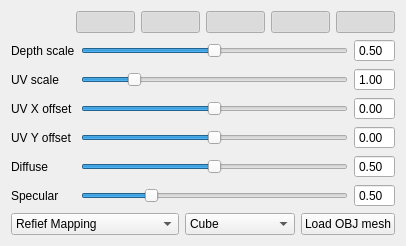
       <widget class="QWidget" name="widget3DSettings" native="true">
        <property name="sizePolicy">
         <sizepolicy hsizetype="Minimum" vsizetype="Minimum">
          <horstretch>0</horstretch>
          <verstretch>0</verstretch>
         </sizepolicy>
        </property>
        <property name="minimumSize">
         <size>
          <width>0</width>
          <height>0</height>
         </size>
        </property>
        <property name="maximumSize">
         <size>
          <width>11000</width>
          <height>230</height>
         </size>
        </property>
        <layout class="QVBoxLayout" name="verticalLayout_17">
         <item>
          <layout class="QGridLayout" name="gridLayout_8">
           <item row="1" column="8">
            <widget class="QPushButton" name="pushButtonToggleOcclusion">
             <property name="statusTip">
              <string>Toggle occlusion</string>
             </property>
             <property name="text">
              <string/>
             </property>
             <property name="icon">
              <iconset resource="content.qrc">
               <normaloff>:/content/occlusion.png</normaloff>:/content/occlusion.png</iconset>
             </property>
             <property name="iconSize">
              <size>
               <width>32</width>
               <height>26</height>
              </size>
             </property>
             <property name="checkable">
              <bool>true</bool>
             </property>
             <property name="checked">
              <bool>true</bool>
             </property>
             <property name="flat">
              <bool>true</bool>
             </property>
            </widget>
           </item>
           <item row="1" column="0">
            <widget class="QPushButton" name="pushButtonReplotAll">
             <property name="toolTip">
              <string>Replot all</string>
             </property>
             <property name="statusTip">
              <string>Replot all images</string>
             </property>
             <property name="icon">
              <iconset resource="content.qrc">
               <normaloff>:/content/replot.png</normaloff>:/content/replot.png</iconset>
             </property>
             <property name="iconSize">
              <size>
               <width>32</width>
               <height>26</height>
              </size>
             </property>
             <property name="flat">
              <bool>true</bool>
             </property>
            </widget>
           </item>
           <item row="1" column="4">
            <widget class="QPushButton" name="pushButtonToggleHeight">
             <property name="statusTip">
              <string>Toggle height</string>
             </property>
             <property name="text">
              <string/>
             </property>
             <property name="icon">
              <iconset resource="content.qrc">
               <normaloff>:/content/height.png</normaloff>:/content/height.png</iconset>
             </property>
             <property name="iconSize">
              <size>
               <width>32</width>
               <height>26</height>
              </size>
             </property>
             <property name="checkable">
              <bool>true</bool>
             </property>
             <property name="checked">
              <bool>true</bool>
             </property>
             <property name="flat">
              <bool>true</bool>
             </property>
            </widget>
           </item>
           <item row="1" column="1">
            <widget class="QPushButton" name="pushButtonToggleDiffuse">
             <property name="statusTip">
              <string>Toggle diffuse</string>
             </property>
             <property name="text">
              <string/>
             </property>
             <property name="icon">
              <iconset resource="content.qrc">
               <normaloff>:/content/diffuse.png</normaloff>:/content/diffuse.png</iconset>
             </property>
             <property name="iconSize">
              <size>
               <width>32</width>
               <height>26</height>
              </size>
             </property>
             <property name="checkable">
              <bool>true</bool>
             </property>
             <property name="checked">
              <bool>true</bool>
             </property>
             <property name="flat">
              <bool>true</bool>
             </property>
            </widget>
           </item>
           <item row="1" column="2">
            <widget class="QPushButton" name="pushButtonToggleNormal">
             <property name="statusTip">
              <string>Toggle normal</string>
             </property>
             <property name="text">
              <string/>
             </property>
             <property name="icon">
              <iconset resource="content.qrc">
               <normaloff>:/content/normal.png</normaloff>:/content/normal.png</iconset>
             </property>
             <property name="iconSize">
              <size>
               <width>32</width>
               <height>26</height>
              </size>
             </property>
             <property name="checkable">
              <bool>true</bool>
             </property>
             <property name="checked">
              <bool>true</bool>
             </property>
             <property name="flat">
              <bool>true</bool>
             </property>
            </widget>
           </item>
           <item row="1" column="3">
            <widget class="QPushButton" name="pushButtonToggleSpecular">
             <property name="statusTip">
              <string>Toggle specular</string>
             </property>
             <property name="text">
              <string/>
             </property>
             <property name="icon">
              <iconset resource="content.qrc">
               <normaloff>:/content/specular.png</normaloff>:/content/specular.png</iconset>
             </property>
             <property name="iconSize">
              <size>
               <width>32</width>
               <height>26</height>
              </size>
             </property>
             <property name="checkable">
              <bool>true</bool>
             </property>
             <property name="checked">
              <bool>true</bool>
             </property>
             <property name="flat">
              <bool>true</bool>
             </property>
            </widget>
           </item>
          </layout>
         </item>
         <item>
          <layout class="QGridLayout" name="gridLayout">
           <property name="sizeConstraint">
            <enum>QLayout::SetMinimumSize</enum>
           </property>
           <item row="3" column="0">
            <widget class="QLabel" name="label_3">
             <property name="text">
              <string>UV X offset</string>
             </property>
            </widget>
           </item>
           <item row="3" column="2">
            <widget class="QDoubleSpinBox" name="doubleSpinBoxUVXOffset">
             <property name="readOnly">
              <bool>true</bool>
             </property>
             <property name="buttonSymbols">
              <enum>QAbstractSpinBox::NoButtons</enum>
             </property>
             <property name="minimum">
              <double>-5.000000000000000</double>
             </property>
             <property name="maximum">
              <double>5.000000000000000</double>
             </property>
             <property name="singleStep">
              <double>0.010000000000000</double>
             </property>
             <property name="value">
              <double>0.000000000000000</double>
             </property>
            </widget>
           </item>
           <item row="3" column="1">
            <widget class="QSlider" name="horizontalSliderUVXOffset">
             <property name="sizePolicy">
              <sizepolicy hsizetype="Expanding" vsizetype="Preferred">
               <horstretch>0</horstretch>
               <verstretch>0</verstretch>
              </sizepolicy>
             </property>
             <property name="toolTip">
              <string/>
             </property>
             <property name="statusTip">
              <string>Visual UV X offset</string>
             </property>
             <property name="minimum">
              <number>-100</number>
             </property>
             <property name="maximum">
              <number>100</number>
             </property>
             <property name="singleStep">
              <number>20</number>
             </property>
             <property name="pageStep">
              <number>20</number>
             </property>
             <property name="orientation">
              <enum>Qt::Horizontal</enum>
             </property>
            </widget>
           </item>
           <item row="1" column="0">
            <widget class="QLabel" name="label">
             <property name="text">
              <string>Depth scale</string>
             </property>
            </widget>
           </item>
           <item row="1" column="1">
            <widget class="QSlider" name="horizontalSliderDepthScale">
             <property name="enabled">
              <bool>true</bool>
             </property>
             <property name="sizePolicy">
              <sizepolicy hsizetype="Expanding" vsizetype="Preferred">
               <horstretch>0</horstretch>
               <verstretch>0</verstretch>
              </sizepolicy>
             </property>
             <property name="toolTip">
              <string/>
             </property>
             <property name="statusTip">
              <string>Visual depth scale</string>
             </property>
             <property name="maximum">
              <number>100</number>
             </property>
             <property name="value">
              <number>50</number>
             </property>
             <property name="orientation">
              <enum>Qt::Horizontal</enum>
             </property>
            </widget>
           </item>
           <item row="1" column="2">
            <widget class="QDoubleSpinBox" name="doubleSpinBoxDepthScale">
             <property name="readOnly">
              <bool>true</bool>
             </property>
             <property name="buttonSymbols">
              <enum>QAbstractSpinBox::NoButtons</enum>
             </property>
             <property name="singleStep">
              <double>0.010000000000000</double>
             </property>
             <property name="value">
              <double>0.500000000000000</double>
             </property>
            </widget>
           </item>
           <item row="2" column="1">
            <widget class="QSlider" name="horizontalSliderUVScale">
             <property name="sizePolicy">
              <sizepolicy hsizetype="Expanding" vsizetype="Preferred">
               <horstretch>0</horstretch>
               <verstretch>0</verstretch>
              </sizepolicy>
             </property>
             <property name="toolTip">
              <string/>
             </property>
             <property name="statusTip">
              <string>Visual UV scale</string>
             </property>
             <property name="minimum">
              <number>1</number>
             </property>
             <property name="maximum">
              <number>50</number>
             </property>
             <property name="singleStep">
              <number>5</number>
             </property>
             <property name="value">
              <number>10</number>
             </property>
             <property name="orientation">
              <enum>Qt::Horizontal</enum>
             </property>
            </widget>
           </item>
           <item row="2" column="2">
            <widget class="QDoubleSpinBox" name="doubleSpinBoxUVScale">
             <property name="readOnly">
              <bool>true</bool>
             </property>
             <property name="buttonSymbols">
              <enum>QAbstractSpinBox::NoButtons</enum>
             </property>
             <property name="value">
              <double>1.000000000000000</double>
             </property>
            </widget>
           </item>
           <item row="2" column="0">
            <widget class="QLabel" name="label_2">
             <property name="text">
              <string>UV scale</string>
             </property>
            </widget>
           </item>
           <item row="6" column="0">
            <widget class="QLabel" name="label_11">
             <property name="text">
              <string>Specular</string>
             </property>
            </widget>
           </item>
           <item row="5" column="1">
            <widget class="QSlider" name="horizontalSliderDiffuseI">
             <property name="sizePolicy">
              <sizepolicy hsizetype="Expanding" vsizetype="Preferred">
               <horstretch>0</horstretch>
               <verstretch>0</verstretch>
              </sizepolicy>
             </property>
             <property name="toolTip">
              <string/>
             </property>
             <property name="statusTip">
              <string>Diffuse light intensity</string>
             </property>
             <property name="maximum">
              <number>100</number>
             </property>
             <property name="value">
              <number>50</number>
             </property>
             <property name="orientation">
              <enum>Qt::Horizontal</enum>
             </property>
            </widget>
           </item>
           <item row="5" column="0">
            <widget class="QLabel" name="label_10">
             <property name="text">
              <string>Diffuse</string>
             </property>
            </widget>
           </item>
           <item row="5" column="2">
            <widget class="QDoubleSpinBox" name="doubleSpinBoxDiffuseI">
             <property name="readOnly">
              <bool>true</bool>
             </property>
             <property name="buttonSymbols">
              <enum>QAbstractSpinBox::NoButtons</enum>
             </property>
             <property name="value">
              <double>0.500000000000000</double>
             </property>
            </widget>
           </item>
           <item row="6" column="1">
            <widget class="QSlider" name="horizontalSliderSpecularI">
             <property name="sizePolicy">
              <sizepolicy hsizetype="Expanding" vsizetype="Preferred">
               <horstretch>0</horstretch>
               <verstretch>0</verstretch>
              </sizepolicy>
             </property>
             <property name="toolTip">
              <string/>
             </property>
             <property name="statusTip">
              <string>Specular light intensity</string>
             </property>
             <property name="maximum">
              <number>100</number>
             </property>
             <property name="value">
              <number>25</number>
             </property>
             <property name="orientation">
              <enum>Qt::Horizontal</enum>
             </property>
            </widget>
           </item>
           <item row="6" column="2">
            <widget class="QDoubleSpinBox" name="doubleSpinBoxSpecularI">
             <property name="readOnly">
              <bool>true</bool>
             </property>
             <property name="buttonSymbols">
              <enum>QAbstractSpinBox::NoButtons</enum>
             </property>
             <property name="value">
              <double>0.500000000000000</double>
             </property>
            </widget>
           </item>
           <item row="4" column="0">
            <widget class="QLabel" name="label_4">
             <property name="text">
              <string>UV Y offset</string>
             </property>
            </widget>
           </item>
           <item row="4" column="1">
            <widget class="QSlider" name="horizontalSliderUVYOffset">
             <property name="sizePolicy">
              <sizepolicy hsizetype="Expanding" vsizetype="Preferred">
               <horstretch>0</horstretch>
               <verstretch>0</verstretch>
              </sizepolicy>
             </property>
             <property name="toolTip">
              <string/>
             </property>
             <property name="statusTip">
              <string>Visual UV Y offset</string>
             </property>
             <property name="minimum">
              <number>-100</number>
             </property>
             <property name="maximum">
              <number>100</number>
             </property>
             <property name="singleStep">
              <number>20</number>
             </property>
             <property name="pageStep">
              <number>20</number>
             </property>
             <property name="orientation">
              <enum>Qt::Horizontal</enum>
             </property>
            </widget>
           </item>
           <item row="4" column="2">
            <widget class="QDoubleSpinBox" name="doubleSpinBoxUVYOffset">
             <property name="readOnly">
              <bool>true</bool>
             </property>
             <property name="buttonSymbols">
              <enum>QAbstractSpinBox::NoButtons</enum>
             </property>
             <property name="minimum">
              <double>-5.000000000000000</double>
             </property>
             <property name="maximum">
              <double>5.000000000000000</double>
             </property>
             <property name="singleStep">
              <double>0.010000000000000</double>
             </property>
            </widget>
           </item>
          </layout>
         </item>
         <item>
          <layout class="QHBoxLayout" name="horizontalLayout_4">
           <item>
            <widget class="QComboBox" name="comboBoxShadingType">
             <item>
              <property name="text">
               <string>Refief Mapping</string>
              </property>
             </item>
             <item>
              <property name="text">
               <string>Parallax Normal Mapping</string>
              </property>
             </item>
             <item>
              <property name="text">
               <string>Tessellation</string>
              </property>
             </item>
            </widget>
           </item>
           <item>
            <widget class="QComboBox" name="comboBoxChooseOBJModel">
             <item>
              <property name="text">
               <string>Cube</string>
              </property>
             </item>
             <item>
              <property name="text">
               <string>CubeRounded</string>
              </property>
             </item>
             <item>
              <property name="text">
               <string>Capsule</string>
              </property>
             </item>
             <item>
              <property name="text">
               <string>Cylinder</string>
              </property>
             </item>
             <item>
              <property name="text">
               <string>Hexagon</string>
              </property>
             </item>
             <item>
              <property name="text">
               <string>Plane</string>
              </property>
             </item>
             <item>
              <property name="text">
               <string>Sphere</string>
              </property>
             </item>
            </widget>
           </item>
           <item>
            <widget class="QPushButton" name="pushButtonLoadMesh">
             <property name="text">
              <string>Load OBJ mesh</string>
             </property>
            </widget>
           </item>
          </layout>
         </item>
        </layout>
       </widget>
